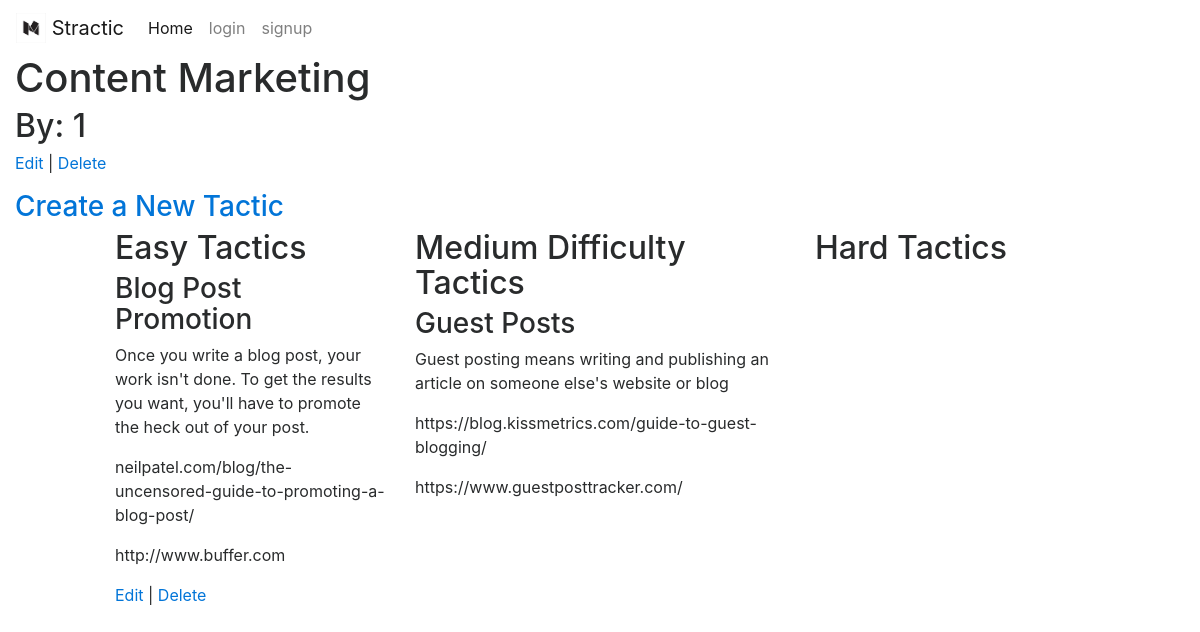
The app's page /strategy/2/tactic/ with its own data.
### database_setup.py (models this page shows, shortened)
class Strategy(Base):
  __tablename__ = 'strategy'
  id = Column(Integer, primary_key=True)
  user_id = Column(Integer, ForeignKey('user.id'))
  user = relationship(User)
  name = Column(String(250), nullable=False)

class Tactic(Base):
  __tablename__ = 'tactic'
  id = Column(Integer, primary_key=True)
  strategy_id = Column(Integer, ForeignKey('strategy.id'))
  strategy = relationship(Strategy)
  user_id = Column(Integer, ForeignKey('user.id'))
  user = relationship(User)
  name = Column(String(100), nullable=False)
  description = Column(Text)
  difficulty = Column(String(50))
  resource_link = Column(String(500))
  tool_link = Column(String(500))

### project.py (the view)
@app.route('/strategy/<int:strategy_id>/')
@app.route('/strategy/<int:strategy_id>/tactic/')
def showTactic(strategy_id):
    strategy = db_session.query(Strategy).filter_by(id=strategy_id).one()
    tactics = db_session.query(Tactic).filter_by(
        strategy_id=strategy_id).all()
    return render_template('tactic.html', tactics=tactics, strategy=strategy)

### project.py (called while the page is built)
@app.before_request
def before_request():
    g.user = None
    if 'twitter_oauth' in session:
        g.user = session['twitter_oauth']

### templates/tactic.html (shortened to what this page needs)
{% extends "base.html" %}
{% block content %}
	<div class="row">
		<div class="col-md-12">
			<h1>{{ strategy.name }}
			</h1>
			<h2>By: {{strategy.user_id}}</h2>
		</div>
	</div>
	<div class="row">
		<div class="col-md-12">
					<p><a href = "{{url_for('editStrategy', strategy_id = strategy.id)}}">Edit</a> |
					<a href = "{{url_for('deleteStrategy', strategy_id = strategy.id)}}">Delete</a></p>
					<h3><a href="{{url_for('newTactic', strategy_id = strategy.id)}}">Create a New Tactic</a></h3>
		</div>
	</div>
	{% if tactics !=[] %}
		<div class="row">
			<div class="col-md-1"></div>
			<div class="col-md-3">
				<h2>Easy Tactics</h2>
					{% for t in tactics %}
						{% if t.difficulty == 'Easy' %}
							<div class="menu-item">
								<h3>{{t.name}}</h3>
								<p>{{t.description}}</p>
								<p class="menu-price">{{t.resource_link}}</p>
							<p class="menu-price">{{t.tool_link}}</p>
							</div>
							<p><a href = "{{url_for('editTactic', strategy_id = strategy.id, tactic_id = t.id)}}">Edit</a> |
							<a href = "{{url_for('deleteTactic', strategy_id = strategy.id, tactic_id = t.id)}}">Delete</a></p>
						{% endif %}
					{% endfor %}
			</div>
			<div class="col-md-4">
				<h2>Medium Difficulty Tactics</h2>
					{% for t in tactics %}
						{% if t.difficulty == 'Medium' %}
						<div class="menu-item">
							<h3>{{t.name}}</h3>
							<p>{{t.description}}</p>
							<p class="menu-price">{{t.resource_link}}</p>
							<p class="menu-price">{{t.tool_link}}</p>
						</div>
						{% endif %}
					{% endfor %}
			</div>
			<div class="col-md-3">
				<h2>Hard Tactics</h2>
			</div>
			<div class="col-md-1"></div>
		</div>
	{% endif %}
{% endblock %}

### records on screen
Strategy: name "Content Marketing", user_id "1"
Tactic: name "Blog Post Promotion", description "Once you write a blog post, your work isn't done. To get the results you want, you'll have to promote the heck out of your post.", resource_link "neilpatel.com/blog/the-uncensored-guide-to-promoting-a-blog-post/", tool_link "http://www.buffer.com"
Tactic: name "Guest Posts", description "Guest posting means writing and publishing an article on someone else's website or blog", resource_link "https://blog.kissmetrics.com/guide-to-guest-blogging/", tool_link "https://www.guestposttracker.com/"
